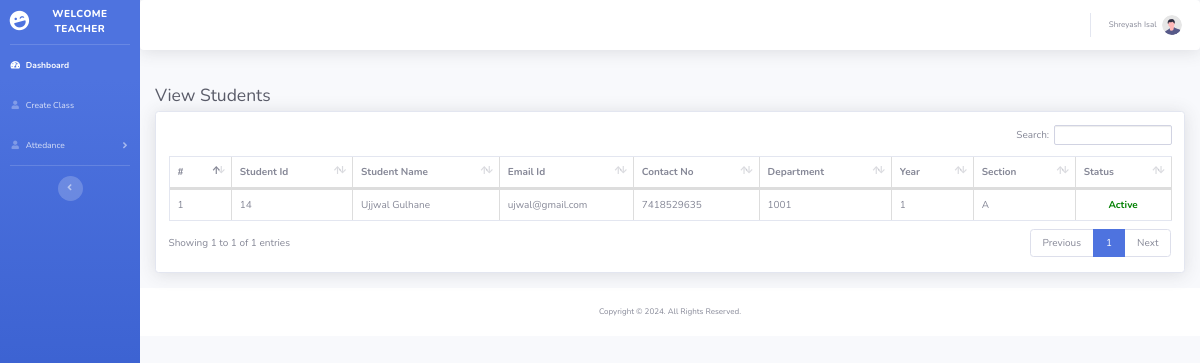
/teacher/viewstudent.php (signed in), run on the app's committed database.
### tables this page shows
CREATE TABLE `students` (
  `student_id` int(255) NOT NULL,
  `name` varchar(100) NOT NULL,
  `email` varchar(100) DEFAULT NULL,
  `contact` varchar(20) DEFAULT NULL,
  `department` varchar(100) DEFAULT NULL,
  `year` int(11) DEFAULT NULL,
  `sect` varchar(230) NOT NULL,
  `password` varchar(230) NOT NULL DEFAULT '12345'
);

### teacher/viewstudent.php (the view, shortened to what this page needs)
<?php session_start();
if(strlen($_SESSION['aid'])==0)
  {
header('location:index.php');
}
else{
include 'header.php';
?>
<div class="container-fluid">
    <h1 class="h3 mb-2 text-gray-800">View Students</h1>
    <div class="card shadow mb-4">
        <div class="card-body">
            <div class="table-responsive">
                <table class="table table-bordered" id="example1" width="100%" cellspacing="0">
                    <thead>
                        <tr>
                        <th>#</th>
                        <th>Student Id</th>
                            <th>Student Name</th>
                            <th>Email Id</th>
                            <th>Contact No</th>
                            <th>Department</th>
                            <th>Year</th>
                            <th>Section</th>
                            <th>Status</th>
                        </tr>
                    </thead>
                    <tbody>
                        <?php
                        include '../db.php';
                        $sql = "select * from students WHERE department = '".$_SESSION['department_name']."'";
                        $result = $conn->query($sql);
                        $cnt = 1;
                        if ($result->num_rows > 0) {
                            while ($row = $result->fetch_assoc()) {
                        ?>
                                <tr>
                                <td><?php echo $cnt++; ?></td>
                                <td><?php echo $row['student_id']; ?></td>
                                    <td><?php echo $row['name']; ?></td>
                                    <td><?php echo $row['email']; ?></td>
                                    <td><?php echo $row['contact']; ?></td>
                                    <td><?php echo $row['department']; ?></td>
                                    <td><?php echo $row['year']; ?></td>
                                    <td><?php echo $row['sect']; ?></td>
                                    <td><center><span style="color: green"><b>Active</b></span>
                                </center></td>
                                </tr>
                        <?php
                            }
                        } else {
                            echo "<tr><td colspan='3'>No Students found</td></tr>";
                        }
                        ?>
                    </tbody>
                </table>
            </div>
        </div>
    </div>
</div>
<?php
}
include 'footer.php';
?>

### data on the page
students: student_id "14", name "Ujjwal Gulhane", email "ujwal@gmail.com", contact "7418529635", department "1001", year "1", sect "A"

### other printed values
$name "Shreyash Isal"
